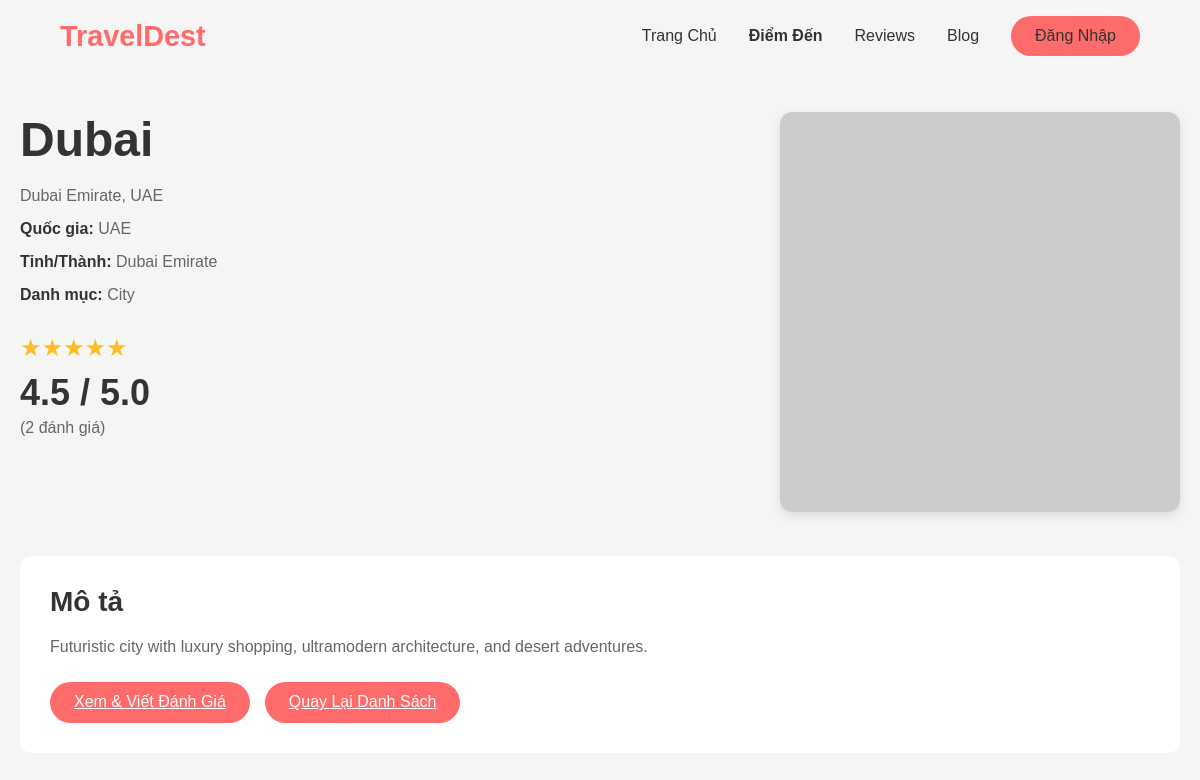
Screenshot of /detail.php?id=17 with the database file from the repository.
### tables this page shows
CREATE TABLE IF NOT EXISTS destinations (
    destination_id INT AUTO_INCREMENT PRIMARY KEY,
    name VARCHAR(100) NOT NULL,
    country VARCHAR(100) NOT NULL,
    description TEXT,
    image_url VARCHAR(10000),
     category VARCHAR(50),
    province VARCHAR(100)
);

### detail.php (the view, shortened to what this page needs)
<?php
require_once 'config.php';
$destination_id = isset($_GET['id']) ? (int)$_GET['id'] : 0;
$stmt = $conn->prepare("SELECT * FROM destinations WHERE destination_id = ?");
$stmt->bind_param("i", $destination_id);
$stmt->execute();
$result = $stmt->get_result();
$destination = $result->fetch_assoc();
$stmt = $conn->prepare("SELECT AVG(rating) as avg_rating, COUNT(*) as total_reviews FROM reviews WHERE destination_id = ?");
$stmt->bind_param("i", $destination_id);
$stmt->execute();
$rating_result = $stmt->get_result()->fetch_assoc();
$avg_rating = $rating_result['avg_rating'] ? round($rating_result['avg_rating'], 1) : 0;
$total_reviews = $rating_result['total_reviews'];
?>
<!DOCTYPE html>
<html lang="vi">
<head>
</head>
<body>
<header>
    <div class="nav">
        <div class="logo">TravelDest</div>
        <div class="nav-menu">
            <a href="landing.php">Trang Chủ</a>
            <a href="destinations.php"><strong>Điểm Đến</strong></a>
            <a href="all_reviews.php">Reviews</a>
            <a href="blogs.php">Blog</a>
            <?php if (!isset($_SESSION['user_id'])): ?>
                <a href="login.php" class="btn">Đăng Nhập</a>
            <?php endif; ?>
        </div>
    </div>
</header>
<body>
    <div class="content">
        <div class="destination-header">
            <div class="destination-info">
                <h1><?php echo htmlspecialchars($destination['name']); ?></h1>
                <div class="destination-meta">
                    <?php echo htmlspecialchars($destination['province']); ?>, <?php echo htmlspecialchars($destination['country']); ?>
                </div>
                <div class="destination-meta">
                    <strong>Quốc gia:</strong> <?php echo htmlspecialchars($destination['country']); ?>
                </div>
                <div class="destination-meta">
                    <strong>Tỉnh/Thành:</strong> <?php echo htmlspecialchars($destination['province']); ?>
                </div>
                <div class="destination-meta">
                    <strong>Danh mục:</strong> <?php echo htmlspecialchars($destination['category']); ?>
                </div>
                <div class="rating-section">
                    <div class="stars">★★★★★</div>
                    <div class="rating-number"><?php echo $avg_rating; ?> / 5.0</div>
                    <div class="rating-count">(<?php echo $total_reviews; ?> đánh giá)</div>
                </div>
            </div>
            <div class="destination-image-container">
                <img src="<?php echo htmlspecialchars($destination['image_url']); ?>"
                     alt="<?php echo htmlspecialchars($destination['name']); ?>"
                     class="destination-image"
                     onerror="this.src='https://via.placeholder.com/400x400?text=No+Image'">
            </div>
        </div>
        <div class="description-section">
            <h2>Mô tả</h2>
            <p><?php echo htmlspecialchars($destination['description']); ?></p>
            <div class="actions">
                <a href="reviews.php?destination_id=<?php echo $destination_id; ?>" class="btn btn-primary">Xem & Viết Đánh Giá</a>
                <a href="destinations.php" class="btn btn-secondary">Quay Lại Danh Sách</a>
            </div>
        </div>
    </div>
</body>
</html>

### detail.php (style rules this page uses)
* { margin: 0; padding: 0; box-sizing: border-box; }
body { font-family: Arial, sans-serif; background-color: #f5f5f5; }
.logo { font-size:1.8rem; font-weight:700; color:#ff6b6b; }
.nav { display:flex; justify-content:space-between; align-items:center; padding:1rem 5%; }
.btn { background:#ff6b6b; color:white; padding:0.7rem 1.5rem; border-radius:50px; }
.nav-menu { display:flex; gap:2rem; align-items:center; }
.nav-menu a { text-decoration:none; color:#333; font-weight:500; }
.content { max-width: 1200px; margin: 40px auto; padding: 0 20px; }
.destination-header { display: grid; grid-template-columns: 1fr 400px; gap: 40px; margin-bottom: 40px; }
.destination-info h1 { font-size: 48px; color: #333; margin-bottom: 20px; }
.destination-meta { margin-bottom: 15px; font-size: 16px; color: #666; }
.destination-meta strong { color: #333; font-weight: 600; }
.rating-section { margin: 30px 0; }
.stars { color: #fbbf24; font-size: 24px; margin-bottom: 10px; }
.rating-number { font-size: 36px; font-weight: bold; color: #333; }
.rating-count { color: #666; margin-top: 5px; }
.destination-image { width: 100%; height: 400px; object-fit: cover; border-radius: 12px; box-shadow: 0 4px 12px rgba(0,0,0,0.1); }
.description-section { background: white; padding: 30px; border-radius: 12px; margin-bottom: 30px; }
.description-section h2 { font-size: 28px; color: #333; margin-bottom: 15px; }
.description-section p { font-size: 16px; line-height: 1.8; color: #666; }
.actions { margin-top: 20px; display: flex; gap: 15px; }

### rows the page displays
destinations: name "Dubai", province "Dubai Emirate", country "UAE", category "City", description "Futuristic city with luxury shopping, ultramodern architecture, and desert adventures."

### other values shown
$avg_rating "4.5"
$total_reviews "2"
